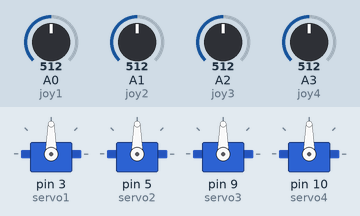
This sketch was run on a simulated Arduino Uno, built with avr-gcc and run on an emulated ATmega328P. Parts: 4 × servo. Inputs (shaded band) come from the test bench; at power-on: A0 (joy1) = 512, A1 (joy2) = 512, A2 (joy3) = 512, A3 (joy4) = 512.

Above: at 1.2 s.
1.3 s: A0 (joy1) set to 716
At 2.0 s:
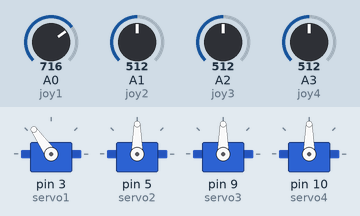
2.8 s: A1 (joy2) set to 716
At 3.1 s:
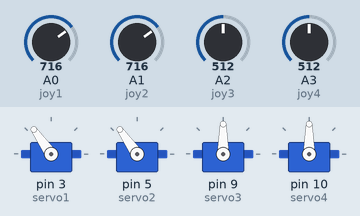
4.3 s: A2 (joy3) set to 716
At 5.5 s:
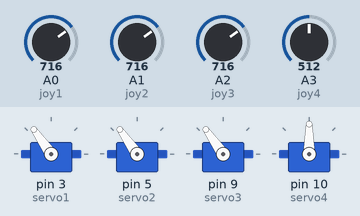
5.8 s: A3 (joy4) set to 716
At 6.6 s:
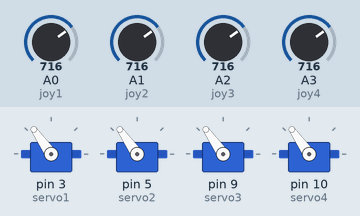
7.3 s: A0 (joy1) set to 992
At 7.7 s:
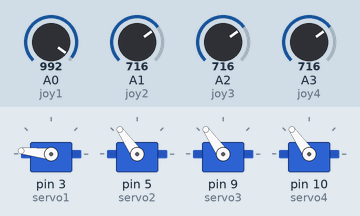
8.8 s: A1 (joy2) set to 992
At 10.1 s:
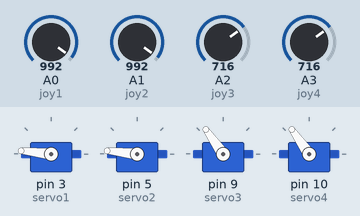
Timing chart, 0 to 11.3 s (numbered marks = the images above; inputs shaded):
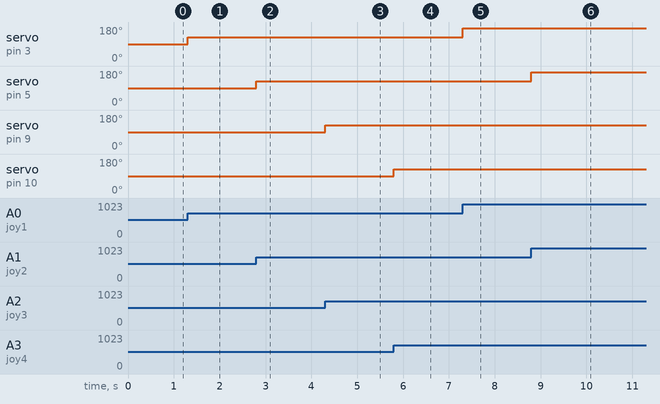

Measured:
- after the input at 1.3 s, servo on pin 3 (servo1): 90° → 125° at once
- after the input at 2.8 s, servo on pin 5 (servo2): 90° → 125° at once
- after the input at 4.3 s, servo on pin 9 (servo3): 90° → 125° at once
- after the input at 5.8 s, servo on pin 10 (servo4): 90° → 125° at once
- after the input at 7.3 s, servo on pin 3 (servo1): 125° → 174° at once
- after the input at 8.8 s, servo on pin 5 (servo2): 125° → 174° at once

The sketch:

3d_ruka_kod.ino
```cpp
//Pisao: Djordje Kostic
/*
 * 3D Robotska ruka
 *
 */
#include <Servo.h>

Servo servo1;
Servo servo2;
Servo servo3;
Servo servo4;

int joy1 = 0;
int joy2 = 1;
int joy3 = 2;
int joy4 = 3;

int pot1;
int pot2;
int pot3;
int pot4;
void setup() {
  servo1.attach(3);
  servo2.attach(5);
  servo3.attach(9);
  servo4.attach(10);

}

void loop() {
  pot1 = analogRead(joy1);
  pot1 = map(pot1, 0, 1023, 0, 180);
  servo1.write(pot1);

  pot2 = analogRead(joy2);
  pot2 = map(pot2, 0, 1023, 0, 180);
  servo2.write(pot2);

  pot3 = analogRead(joy3);
  pot3 = map(pot3, 0, 1023, 0, 180);
  servo3.write(pot3);

  pot4 = analogRead(joy4);
  pot4 = map(pot4, 0, 1023, 0, 180);
  servo4.write(pot4);
}
```
